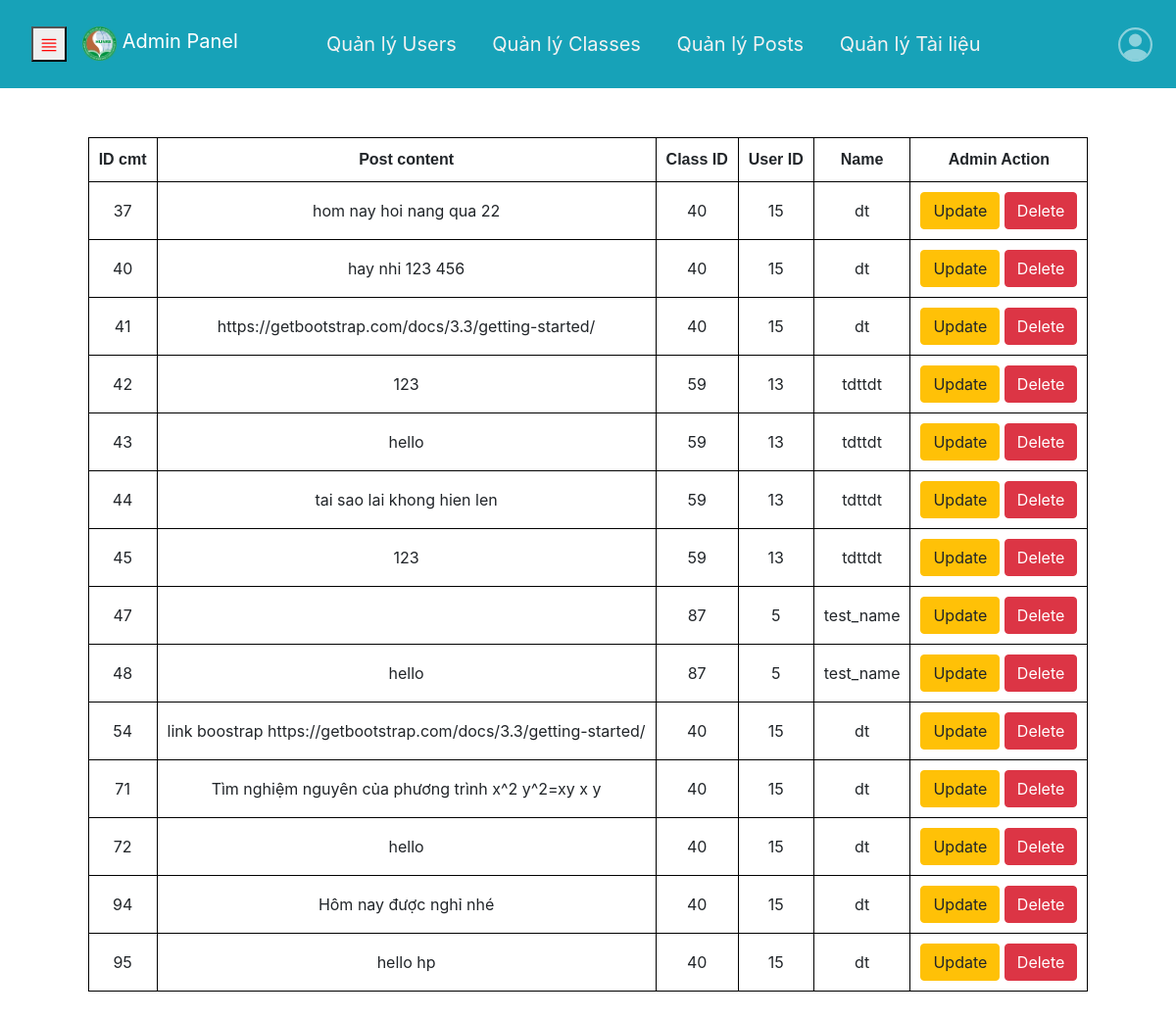
The app's page /Trang_admin/quan_ly_post/QuanLyPost.php (signed in) with its own data.
### tables this page shows
CREATE TABLE `posts` (
  `id_cmt` int(11) NOT NULL,
  `post_content` varchar(1000) NOT NULL,
  `class_id` int(11) NOT NULL,
  `user_id` int(12) NOT NULL,
  `file_name` varchar(255) DEFAULT NULL,
  `file_type` varchar(50) DEFAULT NULL,
  `file_path` varchar(255) DEFAULT NULL
);

CREATE TABLE `users` (
  `user_id` int(11) NOT NULL COMMENT 'ID for each user',
  `username` varchar(120) NOT NULL,
  `password` varchar(120) NOT NULL,
  `fullname` varchar(120) NOT NULL,
  `birthdate` date NOT NULL,
  `email` varchar(120) NOT NULL,
  `phone` varchar(20) NOT NULL,
  `role` int(11) DEFAULT NULL,
  `status` int(11) DEFAULT 1
);

### Trang_admin/quan_ly_post/QuanLyPost.php (the view, shortened to what this page needs)
<?php
if ($_SESSION["email"]) {
    ?>
    <!DOCTYPE html>
    <html lang="en">
    <head>
        <link rel="stylesheet" href="https://maxcdn.bootstrapcdn.com/bootstrap/4.5.2/css/bootstrap.min.css">
        <link rel="stylesheet" href="../css/style_request2.css" />
        <link rel="stylesheet" href="../css/table.css" />
        <link rel="stylesheet" href="../css/Trangmonhoc.css">
        <link rel="stylesheet" href="../css/TrangThamGiaLopHoc.css" />
    </head>
    <body>
        <nav class="navbar navbar-expand-sm navbar-dark bg-info">
            <div id="main">
                <button class="openbtn" onclick="openNav()">
                     </button>
            </div>
            <a class="navbar-brand" href="#">
                <img src="../image/cap-1.png" width="35" height="35" class="d-inline-block align-top" alt="">
                Admin Panel
            </a>
            <div class="topnav">
                <a href="../TrangAdmin.php">Quản lý Users</a>
                <a href="../quan_ly_class/QuanLyClass.php">Quản lý Classes</a>
                <a href="../quan_ly_post/QuanLyPost.php">Quản lý Posts</a>
                <a href="../tai_lieu/trang_tai_lieu.php">Quản lý Tài liệu</a>
            </div>
            <ul class="navbar-nav">
                <li class="nav-item dropdown">
                    <a class="nav-link avatar " data-toggle="dropdown" aria-haspopup="true" aria-expanded="false">
                    </a>
                </li>
            </ul>
        </nav>
        <?php require_once ("../connect.php"); ?>
        <?php
        $sql = 'SELECT p.*, u.fullname FROM `posts` p JOIN `users` u ON p.user_id = u.user_id';
        $result = $connection->query($sql) or die(mysqli_error($connection));
        ?>
        <section>
            <table>
                <tr>
                    <th>ID cmt</th>
                    <th>Post content</th>
                    <th>Class ID</th>
                    <th>User ID</th>
                    <th>Name</th>
                    <th>Admin Action</th>
                </tr>
                <?php
                while ($row = $result->fetch_assoc()) {
                    ?>
                    <tr>
                        <td><?php echo $row['id_cmt']; ?></td>
                        <td><?php echo $row['post_content']; ?></td>
                        <td><?php echo $row['class_id']; ?></td>
                        <td><?php echo $row['user_id']; ?></td>
                        <td><?php echo $row['fullname']; ?></td>
                        <td>
                            <a href="EditPost.php?id_cmt=<?php echo $row['id_cmt']; ?> && post_content=<?php echo $row['post_content']; ?> && class_id=<?php echo $row['class_id']; ?> && user_id=<?php echo $row['user_id']; ?>"
                                class="btn btn-warning">Update</a>
                            <a href="XoaPost.php?id_delete=<?php echo $row['id_cmt']; ?> && post_content=<?php echo $row['post_content']; ?>"
                                class="btn btn-danger">Delete</a>
                        </td>
                    </tr>
                    <?php
                }
                ?>
            </table>
        </section>
    </body>
    </html>
    <?php
} else {
    header("Location: .../sign_up_in/Login.php");
}
?>

### Trang_admin/css/style_request2.css (style rules this page uses)
.avatar { font-size: 35px; margin-bottom: 5px; }
.openbtn { font-size: 20px; color:red; }
#main { transition: margin-left .5s; padding: 16px; }

### Trang_admin/css/table.css (style rules this page uses)
table { margin: 50px auto; border: 1px solid black; }
th { font-weight: bolder; font-family: Verdana, Geneva, Tahoma, sans-serif; border: 1px solid black; padding: 10px; text-align: center; }
td { font-weight: normal; font-family: -apple-system, BlinkMacSystemFont, 'Segoe UI', Roboto, Oxygen, Ubuntu, Cantarell, 'Open Sans', 'Helvetica Neue', sans-serif; border: 1px solid black; padding: 10px; text-align: center; }

### Trang_admin/css/Trangmonhoc.css (style rules this page uses)
.topnav a { color: #f2f2f2; padding: 14px 16px; text-decoration: none; font-size: 20px; }
.topnav { margin:auto; }

### records on screen
posts: id_cmt "37", post_content "hom nay hoi nang qua 22", class "40", user "15", user.fullname "dt"
posts: id_cmt "40", post_content "hay nhi 123 456", class "40", user "15", user.fullname "dt"
posts: id_cmt "41", post_content "https://getbootstrap.com/docs/3.3/getting-started/", class "40", user "15", user.fullname "dt"
posts: id_cmt "42", post_content "123", class "59", user "13", user.fullname "tdttdt"
posts: id_cmt "43", post_content "hello", class "59", user "13", user.fullname "tdttdt"
posts: id_cmt "44", post_content "tai sao lai khong hien len", class "59", user "13", user.fullname "tdttdt"
posts: id_cmt "45", post_content "123", class "59", user "13", user.fullname "tdttdt"
posts: id_cmt "47", class "87", user "5", user.fullname "test_name"
posts: id_cmt "48", post_content "hello", class "87", user "5", user.fullname "test_name"
posts: id_cmt "54", post_content "link boostrap https://getbootstrap.com/docs/3.3/getting-started/", class "40", user "15", user.fullname "dt"
posts: id_cmt "71", post_content "Tìm nghiệm nguyên của phương trình x^2 y^2=xy x y", class "40", user "15", user.fullname "dt"
posts: id_cmt "72", post_content "hello", class "40", user "15", user.fullname "dt"
posts: id_cmt "94", post_content "Hôm nay được nghỉ nhé", class "40", user "15", user.fullname "dt"
posts: id_cmt "95", post_content "hello hp", class "40", user "15", user.fullname "dt"
